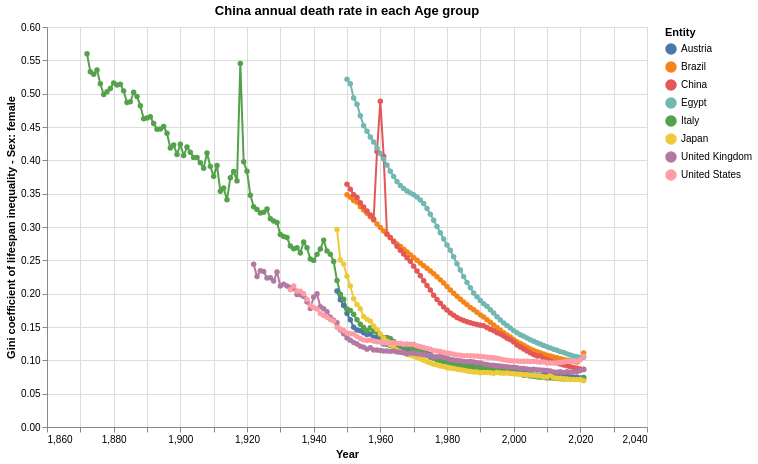

Source (Vega-Lite JSON):
### Vega-Lite specification from a JSON file in a GitHub repository (floating-point values rounded to 4 significant figures; data arrays with more than 128 entries replaced by an {"elided": "..."} marker saying what was removed)
{"$schema": "https://vega.github.io/schema/vega-lite/v5.json", "title": "China annual death rate in each Age group", "width": 600, "height": 400, "data": {"values": {"elided": "705 records"}}, "mark": {"type": "line", "point": true}, "encoding": {"x": {"field": "Year", "type": "quantitative", "scale": {}}, "y": {"field": "Gini coefficient of lifespan inequality - Sex: female", "type": "quantitative", "scale": {}}, "color": {"field": "Entity", "type": "nominal"}}, "transform": [], "params": []}
